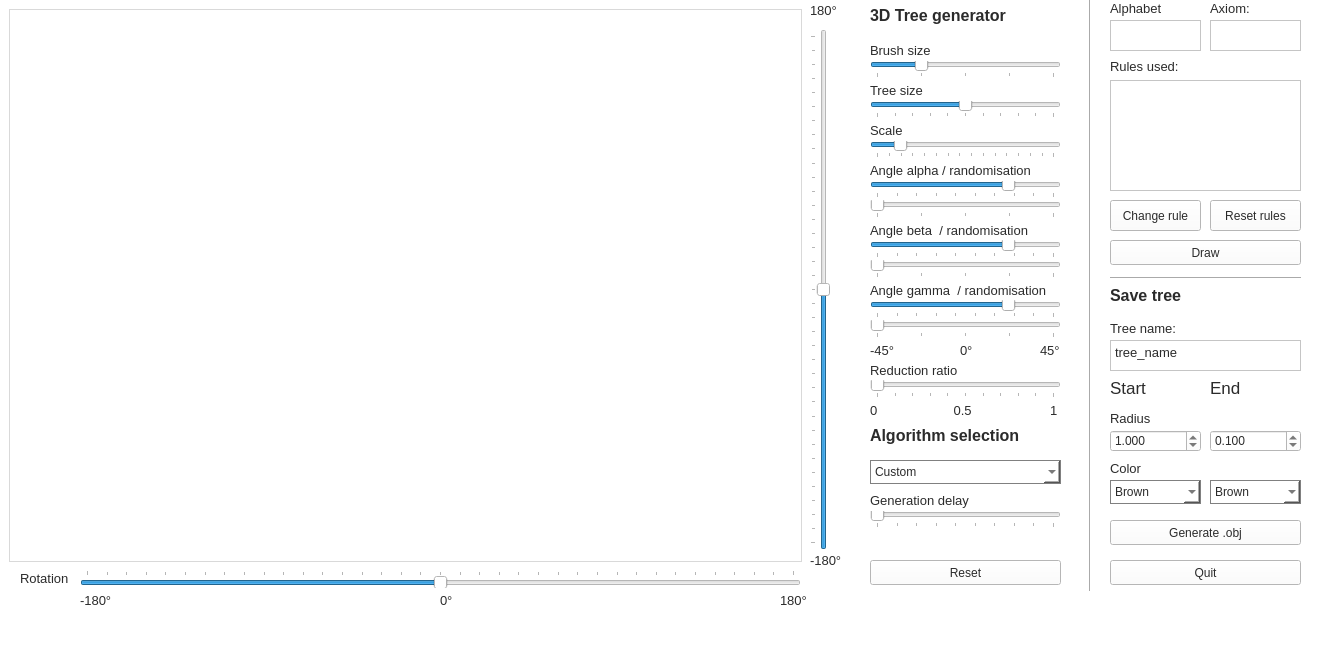
<?xml version="1.0" encoding="UTF-8"?>
<ui version="4.0">
 <class>MainWindow</class>
 <widget class="QMainWindow" name="MainWindow">
  <property name="geometry">
   <rect>
    <x>0</x>
    <y>0</y>
    <width>1334</width>
    <height>646</height>
   </rect>
  </property>
  <property name="windowTitle">
   <string>MainWindow</string>
  </property>
  <property name="autoFillBackground">
   <bool>false</bool>
  </property>
  <property name="styleSheet">
   <string notr="true">background-color: rgb(255, 255, 255);
color: rgb(43, 43, 43);</string>
  </property>
  <widget class="QWidget" name="centralwidget">
   <widget class="QPushButton" name="quitButton">
    <property name="geometry">
     <rect>
      <x>1110</x>
      <y>560</y>
      <width>191</width>
      <height>25</height>
     </rect>
    </property>
    <property name="styleSheet">
     <string notr="true">QPushButton{border: 1px solid grey;}
QPushButton::pressed{border: 1px solid blue;color: blue;};
</string>
    </property>
    <property name="text">
     <string>Quit</string>
    </property>
   </widget>
   <widget class="QWidget" name="verticalLayoutWidget">
    <property name="geometry">
     <rect>
      <x>10</x>
      <y>10</y>
      <width>791</width>
      <height>551</height>
     </rect>
    </property>
    <layout class="QVBoxLayout" name="main_Layout"/>
   </widget>
   <widget class="QLabel" name="Partie_Algo">
    <property name="geometry">
     <rect>
      <x>870</x>
      <y>420</y>
      <width>181</width>
      <height>31</height>
     </rect>
    </property>
    <property name="font">
     <font>
      <pointsize>12</pointsize>
      <weight>75</weight>
      <bold>true</bold>
     </font>
    </property>
    <property name="text">
     <string>Algorithm selection</string>
    </property>
   </widget>
   <widget class="QPushButton" name="searchButton">
    <property name="geometry">
     <rect>
      <x>1110</x>
      <y>240</y>
      <width>191</width>
      <height>25</height>
     </rect>
    </property>
    <property name="styleSheet">
     <string notr="true">QPushButton{border: 1px solid grey;}
QPushButton::pressed{border: 1px solid blue;color: blue;};
</string>
    </property>
    <property name="text">
     <string>Draw</string>
    </property>
    <property name="flat">
     <bool>false</bool>
    </property>
   </widget>
   <widget class="QComboBox" name="Algo_select">
    <property name="geometry">
     <rect>
      <x>870</x>
      <y>460</y>
      <width>191</width>
      <height>24</height>
     </rect>
    </property>
    <property name="styleSheet">
     <string notr="true">border: 1px solid grey;</string>
    </property>
    <item>
     <property name="text">
      <string>Custom</string>
     </property>
    </item>
    <item>
     <property name="text">
      <string>Binary tree</string>
     </property>
    </item>
    <item>
     <property name="text">
      <string>Fractal stick</string>
     </property>
    </item>
    <item>
     <property name="text">
      <string>Fractal plant</string>
     </property>
    </item>
    <item>
     <property name="text">
      <string>Fractal symétrique</string>
     </property>
    </item>
    <item>
     <property name="text">
      <string>Buisson</string>
     </property>
    </item>
    <item>
     <property name="text">
      <string>Feuille</string>
     </property>
    </item>
    <item>
     <property name="text">
      <string>Sapin</string>
     </property>
    </item>
    <item>
     <property name="text">
      <string>Dragon</string>
     </property>
    </item>
    <item>
     <property name="text">
      <string>Complexe</string>
     </property>
    </item>
    <item>
     <property name="text">
      <string>Persil</string>
     </property>
    </item>
    <item>
     <property name="text">
      <string>Arbre 3D</string>
     </property>
    </item>
    <item>
     <property name="text">
      <string>Arbre 3D 2</string>
     </property>
    </item>
   </widget>
   <widget class="QLabel" name="Partie_Env">
    <property name="geometry">
     <rect>
      <x>870</x>
      <y>0</y>
      <width>201</width>
      <height>31</height>
     </rect>
    </property>
    <property name="font">
     <font>
      <pointsize>12</pointsize>
      <weight>75</weight>
      <bold>true</bold>
     </font>
    </property>
    <property name="text">
     <string>3D Tree generator</string>
    </property>
   </widget>
   <widget class="QSlider" name="speedSlider">
    <property name="enabled">
     <bool>true</bool>
    </property>
    <property name="geometry">
     <rect>
      <x>870</x>
      <y>510</y>
      <width>191</width>
      <height>18</height>
     </rect>
    </property>
    <property name="minimum">
     <number>1</number>
    </property>
    <property name="maximum">
     <number>10</number>
    </property>
    <property name="orientation">
     <enum>Qt::Horizontal</enum>
    </property>
    <property name="tickPosition">
     <enum>QSlider::TicksBelow</enum>
    </property>
    <property name="tickInterval">
     <number>1</number>
    </property>
   </widget>
   <widget class="QLabel" name="Partie_Algo_2">
    <property name="enabled">
     <bool>false</bool>
    </property>
    <property name="geometry">
     <rect>
      <x>870</x>
      <y>490</y>
      <width>121</width>
      <height>21</height>
     </rect>
    </property>
    <property name="font">
     <font>
      <pointsize>10</pointsize>
     </font>
    </property>
    <property name="text">
     <string>Generation delay</string>
    </property>
   </widget>
   <widget class="QSlider" name="brush_Size_Slider">
    <property name="geometry">
     <rect>
      <x>870</x>
      <y>60</y>
      <width>191</width>
      <height>18</height>
     </rect>
    </property>
    <property name="minimum">
     <number>1</number>
    </property>
    <property name="maximum">
     <number>5</number>
    </property>
    <property name="value">
     <number>2</number>
    </property>
    <property name="orientation">
     <enum>Qt::Horizontal</enum>
    </property>
    <property name="tickPosition">
     <enum>QSlider::TicksBelow</enum>
    </property>
    <property name="tickInterval">
     <number>1</number>
    </property>
   </widget>
   <widget class="QLabel" name="taillePinceauLabel">
    <property name="geometry">
     <rect>
      <x>870</x>
      <y>40</y>
      <width>121</width>
      <height>21</height>
     </rect>
    </property>
    <property name="font">
     <font>
      <pointsize>10</pointsize>
     </font>
    </property>
    <property name="text">
     <string>Brush size</string>
    </property>
   </widget>
   <widget class="QPushButton" name="resetButton">
    <property name="geometry">
     <rect>
      <x>870</x>
      <y>560</y>
      <width>191</width>
      <height>25</height>
     </rect>
    </property>
    <property name="styleSheet">
     <string notr="true">QPushButton{border: 1px solid grey;}
QPushButton::pressed{border: 1px solid blue;color: blue;};
</string>
    </property>
    <property name="text">
     <string>Reset</string>
    </property>
   </widget>
   <widget class="QFrame" name="verticalFrame_2">
    <property name="geometry">
     <rect>
      <x>9</x>
      <y>9</y>
      <width>793</width>
      <height>553</height>
     </rect>
    </property>
    <property name="styleSheet">
     <string notr="true">background-color: rgb(217, 217, 217);
color: rgb(43, 43, 43);</string>
    </property>
    <layout class="QVBoxLayout" name="main_Layout_2"/>
   </widget>
   <widget class="QSlider" name="tree_Size_Slider">
    <property name="geometry">
     <rect>
      <x>870</x>
      <y>100</y>
      <width>191</width>
      <height>18</height>
     </rect>
    </property>
    <property name="minimum">
     <number>0</number>
    </property>
    <property name="maximum">
     <number>10</number>
    </property>
    <property name="value">
     <number>5</number>
    </property>
    <property name="orientation">
     <enum>Qt::Horizontal</enum>
    </property>
    <property name="tickPosition">
     <enum>QSlider::TicksBelow</enum>
    </property>
    <property name="tickInterval">
     <number>1</number>
    </property>
   </widget>
   <widget class="QLabel" name="taillePinceauLabel_2">
    <property name="geometry">
     <rect>
      <x>870</x>
      <y>80</y>
      <width>121</width>
      <height>21</height>
     </rect>
    </property>
    <property name="font">
     <font>
      <pointsize>10</pointsize>
     </font>
    </property>
    <property name="text">
     <string>Tree size</string>
    </property>
   </widget>
   <widget class="QSlider" name="segment_Size_Slider">
    <property name="geometry">
     <rect>
      <x>870</x>
      <y>140</y>
      <width>191</width>
      <height>18</height>
     </rect>
    </property>
    <property name="minimum">
     <number>1</number>
    </property>
    <property name="maximum">
     <number>300</number>
    </property>
    <property name="singleStep">
     <number>5</number>
    </property>
    <property name="pageStep">
     <number>5</number>
    </property>
    <property name="value">
     <number>40</number>
    </property>
    <property name="orientation">
     <enum>Qt::Horizontal</enum>
    </property>
    <property name="tickPosition">
     <enum>QSlider::TicksBelow</enum>
    </property>
    <property name="tickInterval">
     <number>20</number>
    </property>
   </widget>
   <widget class="QLabel" name="taillePinceauLabel_3">
    <property name="geometry">
     <rect>
      <x>870</x>
      <y>120</y>
      <width>121</width>
      <height>21</height>
     </rect>
    </property>
    <property name="font">
     <font>
      <pointsize>10</pointsize>
     </font>
    </property>
    <property name="text">
     <string>Scale</string>
    </property>
   </widget>
   <widget class="QSlider" name="alpha_Slider">
    <property name="geometry">
     <rect>
      <x>870</x>
      <y>180</y>
      <width>191</width>
      <height>18</height>
     </rect>
    </property>
    <property name="font">
     <font>
      <strikeout>false</strikeout>
      <kerning>false</kerning>
     </font>
    </property>
    <property name="minimum">
     <number>-45</number>
    </property>
    <property name="maximum">
     <number>45</number>
    </property>
    <property name="value">
     <number>22</number>
    </property>
    <property name="tracking">
     <bool>true</bool>
    </property>
    <property name="orientation">
     <enum>Qt::Horizontal</enum>
    </property>
    <property name="tickPosition">
     <enum>QSlider::TicksBelow</enum>
    </property>
    <property name="tickInterval">
     <number>10</number>
    </property>
   </widget>
   <widget class="QLabel" name="taillePinceauLabel_4">
    <property name="geometry">
     <rect>
      <x>870</x>
      <y>160</y>
      <width>181</width>
      <height>21</height>
     </rect>
    </property>
    <property name="font">
     <font>
      <pointsize>10</pointsize>
     </font>
    </property>
    <property name="text">
     <string>Angle alpha / randomisation</string>
    </property>
   </widget>
   <widget class="QLabel" name="taillePinceauLabel_9">
    <property name="geometry">
     <rect>
      <x>1050</x>
      <y>400</y>
      <width>21</width>
      <height>21</height>
     </rect>
    </property>
    <property name="font">
     <font>
      <pointsize>10</pointsize>
     </font>
    </property>
    <property name="text">
     <string>1</string>
    </property>
   </widget>
   <widget class="QLabel" name="taillePinceauLabel_10">
    <property name="geometry">
     <rect>
      <x>870</x>
      <y>360</y>
      <width>121</width>
      <height>21</height>
     </rect>
    </property>
    <property name="font">
     <font>
      <pointsize>10</pointsize>
     </font>
    </property>
    <property name="text">
     <string>Reduction ratio</string>
    </property>
   </widget>
   <widget class="QSlider" name="ratio_Slider">
    <property name="geometry">
     <rect>
      <x>870</x>
      <y>380</y>
      <width>191</width>
      <height>18</height>
     </rect>
    </property>
    <property name="font">
     <font>
      <strikeout>false</strikeout>
      <kerning>false</kerning>
     </font>
    </property>
    <property name="minimum">
     <number>0</number>
    </property>
    <property name="maximum">
     <number>20</number>
    </property>
    <property name="singleStep">
     <number>1</number>
    </property>
    <property name="pageStep">
     <number>10</number>
    </property>
    <property name="value">
     <number>0</number>
    </property>
    <property name="tracking">
     <bool>true</bool>
    </property>
    <property name="orientation">
     <enum>Qt::Horizontal</enum>
    </property>
    <property name="tickPosition">
     <enum>QSlider::TicksBelow</enum>
    </property>
    <property name="tickInterval">
     <number>2</number>
    </property>
   </widget>
   <widget class="QLabel" name="taillePinceauLabel_11">
    <property name="geometry">
     <rect>
      <x>870</x>
      <y>400</y>
      <width>31</width>
      <height>21</height>
     </rect>
    </property>
    <property name="font">
     <font>
      <pointsize>10</pointsize>
     </font>
    </property>
    <property name="text">
     <string>0</string>
    </property>
   </widget>
   <widget class="QLabel" name="taillePinceauLabel_12">
    <property name="geometry">
     <rect>
      <x>950</x>
      <y>400</y>
      <width>31</width>
      <height>21</height>
     </rect>
    </property>
    <property name="font">
     <font>
      <pointsize>10</pointsize>
     </font>
    </property>
    <property name="text">
     <string> 0.5</string>
    </property>
   </widget>
   <widget class="QLabel" name="taillePinceauLabel_8">
    <property name="geometry">
     <rect>
      <x>20</x>
      <y>570</y>
      <width>51</width>
      <height>16</height>
     </rect>
    </property>
    <property name="font">
     <font>
      <pointsize>10</pointsize>
     </font>
    </property>
    <property name="text">
     <string>Rotation</string>
    </property>
   </widget>
   <widget class="QSlider" name="rotation_Slider">
    <property name="geometry">
     <rect>
      <x>80</x>
      <y>570</y>
      <width>721</width>
      <height>18</height>
     </rect>
    </property>
    <property name="minimum">
     <number>-180</number>
    </property>
    <property name="maximum">
     <number>180</number>
    </property>
    <property name="value">
     <number>0</number>
    </property>
    <property name="orientation">
     <enum>Qt::Horizontal</enum>
    </property>
    <property name="tickPosition">
     <enum>QSlider::TicksAbove</enum>
    </property>
    <property name="tickInterval">
     <number>10</number>
    </property>
   </widget>
   <widget class="QLabel" name="taillePinceauLabel_13">
    <property name="geometry">
     <rect>
      <x>80</x>
      <y>590</y>
      <width>31</width>
      <height>21</height>
     </rect>
    </property>
    <property name="font">
     <font>
      <pointsize>10</pointsize>
     </font>
    </property>
    <property name="text">
     <string>-180°</string>
    </property>
   </widget>
   <widget class="QLabel" name="taillePinceauLabel_14">
    <property name="geometry">
     <rect>
      <x>780</x>
      <y>590</y>
      <width>31</width>
      <height>21</height>
     </rect>
    </property>
    <property name="font">
     <font>
      <pointsize>10</pointsize>
     </font>
    </property>
    <property name="text">
     <string>180°</string>
    </property>
   </widget>
   <widget class="QLabel" name="taillePinceauLabel_15">
    <property name="geometry">
     <rect>
      <x>440</x>
      <y>590</y>
      <width>31</width>
      <height>21</height>
     </rect>
    </property>
    <property name="font">
     <font>
      <pointsize>10</pointsize>
     </font>
    </property>
    <property name="text">
     <string>0°</string>
    </property>
   </widget>
   <widget class="QSlider" name="vertical_rotation_Slider">
    <property name="geometry">
     <rect>
      <x>810</x>
      <y>29</y>
      <width>20</width>
      <height>521</height>
     </rect>
    </property>
    <property name="minimum">
     <number>-180</number>
    </property>
    <property name="maximum">
     <number>180</number>
    </property>
    <property name="orientation">
     <enum>Qt::Vertical</enum>
    </property>
    <property name="tickPosition">
     <enum>QSlider::TicksAbove</enum>
    </property>
    <property name="tickInterval">
     <number>10</number>
    </property>
   </widget>
   <widget class="QLabel" name="taillePinceauLabel_16">
    <property name="geometry">
     <rect>
      <x>810</x>
      <y>0</y>
      <width>31</width>
      <height>21</height>
     </rect>
    </property>
    <property name="font">
     <font>
      <pointsize>10</pointsize>
     </font>
    </property>
    <property name="text">
     <string>180°</string>
    </property>
   </widget>
   <widget class="QLabel" name="taillePinceauLabel_17">
    <property name="geometry">
     <rect>
      <x>810</x>
      <y>550</y>
      <width>31</width>
      <height>21</height>
     </rect>
    </property>
    <property name="font">
     <font>
      <pointsize>10</pointsize>
     </font>
    </property>
    <property name="text">
     <string>-180°</string>
    </property>
   </widget>
   <widget class="QPushButton" name="generateButton">
    <property name="geometry">
     <rect>
      <x>1110</x>
      <y>520</y>
      <width>191</width>
      <height>25</height>
     </rect>
    </property>
    <property name="styleSheet">
     <string notr="true">QPushButton{border: 1px solid grey;}
QPushButton::pressed{border: 1px solid blue;color: blue;};
</string>
    </property>
    <property name="text">
     <string>Generate .obj</string>
    </property>
    <property name="flat">
     <bool>false</bool>
    </property>
   </widget>
   <widget class="QLabel" name="taillePinceauLabel_20">
    <property name="geometry">
     <rect>
      <x>870</x>
      <y>220</y>
      <width>171</width>
      <height>21</height>
     </rect>
    </property>
    <property name="font">
     <font>
      <pointsize>10</pointsize>
     </font>
    </property>
    <property name="text">
     <string>Angle beta  / randomisation</string>
    </property>
   </widget>
   <widget class="QSlider" name="beta_Slider">
    <property name="geometry">
     <rect>
      <x>870</x>
      <y>240</y>
      <width>191</width>
      <height>18</height>
     </rect>
    </property>
    <property name="font">
     <font>
      <strikeout>false</strikeout>
      <kerning>false</kerning>
     </font>
    </property>
    <property name="minimum">
     <number>-45</number>
    </property>
    <property name="maximum">
     <number>45</number>
    </property>
    <property name="value">
     <number>22</number>
    </property>
    <property name="tracking">
     <bool>true</bool>
    </property>
    <property name="orientation">
     <enum>Qt::Horizontal</enum>
    </property>
    <property name="tickPosition">
     <enum>QSlider::TicksBelow</enum>
    </property>
    <property name="tickInterval">
     <number>10</number>
    </property>
   </widget>
   <widget class="QLabel" name="taillePinceauLabel_22">
    <property name="geometry">
     <rect>
      <x>1040</x>
      <y>340</y>
      <width>31</width>
      <height>21</height>
     </rect>
    </property>
    <property name="font">
     <font>
      <pointsize>10</pointsize>
     </font>
    </property>
    <property name="text">
     <string>45°</string>
    </property>
   </widget>
   <widget class="QLabel" name="taillePinceauLabel_23">
    <property name="geometry">
     <rect>
      <x>870</x>
      <y>340</y>
      <width>31</width>
      <height>21</height>
     </rect>
    </property>
    <property name="font">
     <font>
      <pointsize>10</pointsize>
     </font>
    </property>
    <property name="text">
     <string>-45°</string>
    </property>
   </widget>
   <widget class="QLabel" name="taillePinceauLabel_24">
    <property name="geometry">
     <rect>
      <x>870</x>
      <y>280</y>
      <width>181</width>
      <height>21</height>
     </rect>
    </property>
    <property name="font">
     <font>
      <pointsize>10</pointsize>
     </font>
    </property>
    <property name="text">
     <string>Angle gamma  / randomisation</string>
    </property>
   </widget>
   <widget class="QSlider" name="gamma_Slider">
    <property name="geometry">
     <rect>
      <x>870</x>
      <y>300</y>
      <width>191</width>
      <height>18</height>
     </rect>
    </property>
    <property name="font">
     <font>
      <strikeout>false</strikeout>
      <kerning>false</kerning>
     </font>
    </property>
    <property name="minimum">
     <number>-45</number>
    </property>
    <property name="maximum">
     <number>45</number>
    </property>
    <property name="pageStep">
     <number>10</number>
    </property>
    <property name="value">
     <number>22</number>
    </property>
    <property name="tracking">
     <bool>true</bool>
    </property>
    <property name="orientation">
     <enum>Qt::Horizontal</enum>
    </property>
    <property name="tickPosition">
     <enum>QSlider::TicksBelow</enum>
    </property>
    <property name="tickInterval">
     <number>10</number>
    </property>
   </widget>
   <widget class="QLabel" name="taillePinceauLabel_25">
    <property name="geometry">
     <rect>
      <x>960</x>
      <y>340</y>
      <width>21</width>
      <height>21</height>
     </rect>
    </property>
    <property name="font">
     <font>
      <pointsize>10</pointsize>
     </font>
    </property>
    <property name="text">
     <string>0°</string>
    </property>
   </widget>
   <widget class="QLabel" name="Partie_Algo_3">
    <property name="geometry">
     <rect>
      <x>1110</x>
      <y>280</y>
      <width>181</width>
      <height>31</height>
     </rect>
    </property>
    <property name="font">
     <font>
      <pointsize>12</pointsize>
      <weight>75</weight>
      <bold>true</bold>
     </font>
    </property>
    <property name="text">
     <string>Save tree</string>
    </property>
   </widget>
   <widget class="Line" name="line">
    <property name="geometry">
     <rect>
      <x>1080</x>
      <y>-50</y>
      <width>20</width>
      <height>641</height>
     </rect>
    </property>
    <property name="orientation">
     <enum>Qt::Vertical</enum>
    </property>
   </widget>
   <widget class="QLabel" name="Partie_Algo_4">
    <property name="enabled">
     <bool>false</bool>
    </property>
    <property name="geometry">
     <rect>
      <x>1110</x>
      <y>320</y>
      <width>121</width>
      <height>16</height>
     </rect>
    </property>
    <property name="font">
     <font>
      <pointsize>10</pointsize>
     </font>
    </property>
    <property name="text">
     <string>Tree name:</string>
    </property>
   </widget>
   <widget class="QTextEdit" name="nameTextEdit">
    <property name="geometry">
     <rect>
      <x>1110</x>
      <y>340</y>
      <width>191</width>
      <height>31</height>
     </rect>
    </property>
    <property name="html">
     <string>&lt;!DOCTYPE HTML PUBLIC &quot;-//W3C//DTD HTML 4.0//EN&quot; &quot;http://www.w3.org/TR/REC-html40/strict.dtd&quot;&gt;
&lt;html&gt;&lt;head&gt;&lt;meta name=&quot;qrichtext&quot; content=&quot;1&quot; /&gt;&lt;style type=&quot;text/css&quot;&gt;
p, li { white-space: pre-wrap; }
&lt;/style&gt;&lt;/head&gt;&lt;body style=&quot; font-family:'MS Shell Dlg 2'; font-size:8.25pt; font-weight:400; font-style:normal;&quot;&gt;
&lt;p style=&quot; margin-top:0px; margin-bottom:0px; margin-left:0px; margin-right:0px; -qt-block-indent:0; text-indent:0px;&quot;&gt;&lt;span style=&quot; font-size:10pt;&quot;&gt;tree_name&lt;/span&gt;&lt;/p&gt;&lt;/body&gt;&lt;/html&gt;</string>
    </property>
   </widget>
   <widget class="Line" name="line_2">
    <property name="geometry">
     <rect>
      <x>1110</x>
      <y>270</y>
      <width>191</width>
      <height>16</height>
     </rect>
    </property>
    <property name="orientation">
     <enum>Qt::Horizontal</enum>
    </property>
   </widget>
   <widget class="QSlider" name="alpha_random">
    <property name="geometry">
     <rect>
      <x>870</x>
      <y>200</y>
      <width>191</width>
      <height>18</height>
     </rect>
    </property>
    <property name="font">
     <font>
      <strikeout>false</strikeout>
      <kerning>false</kerning>
     </font>
    </property>
    <property name="minimum">
     <number>0</number>
    </property>
    <property name="maximum">
     <number>40</number>
    </property>
    <property name="singleStep">
     <number>1</number>
    </property>
    <property name="pageStep">
     <number>5</number>
    </property>
    <property name="value">
     <number>0</number>
    </property>
    <property name="tracking">
     <bool>true</bool>
    </property>
    <property name="orientation">
     <enum>Qt::Horizontal</enum>
    </property>
    <property name="tickPosition">
     <enum>QSlider::TicksBelow</enum>
    </property>
    <property name="tickInterval">
     <number>10</number>
    </property>
   </widget>
   <widget class="QSlider" name="beta_random">
    <property name="geometry">
     <rect>
      <x>870</x>
      <y>260</y>
      <width>191</width>
      <height>18</height>
     </rect>
    </property>
    <property name="font">
     <font>
      <strikeout>false</strikeout>
      <kerning>false</kerning>
     </font>
    </property>
    <property name="minimum">
     <number>0</number>
    </property>
    <property name="maximum">
     <number>40</number>
    </property>
    <property name="pageStep">
     <number>5</number>
    </property>
    <property name="value">
     <number>0</number>
    </property>
    <property name="tracking">
     <bool>true</bool>
    </property>
    <property name="orientation">
     <enum>Qt::Horizontal</enum>
    </property>
    <property name="tickPosition">
     <enum>QSlider::TicksBelow</enum>
    </property>
    <property name="tickInterval">
     <number>10</number>
    </property>
   </widget>
   <widget class="QSlider" name="gamma_random">
    <property name="geometry">
     <rect>
      <x>870</x>
      <y>320</y>
      <width>191</width>
      <height>18</height>
     </rect>
    </property>
    <property name="font">
     <font>
      <strikeout>false</strikeout>
      <kerning>false</kerning>
     </font>
    </property>
    <property name="minimum">
     <number>0</number>
    </property>
    <property name="maximum">
     <number>40</number>
    </property>
    <property name="pageStep">
     <number>5</number>
    </property>
    <property name="value">
     <number>0</number>
    </property>
    <property name="tracking">
     <bool>true</bool>
    </property>
    <property name="orientation">
     <enum>Qt::Horizontal</enum>
    </property>
    <property name="tickPosition">
     <enum>QSlider::TicksBelow</enum>
    </property>
    <property name="tickInterval">
     <number>10</number>
    </property>
   </widget>
   <widget class="QPlainTextEdit" name="ruleDescription">
    <property name="enabled">
     <bool>true</bool>
    </property>
    <property name="geometry">
     <rect>
      <x>1110</x>
      <y>80</y>
      <width>191</width>
      <height>111</height>
     </rect>
    </property>
    <property name="sizePolicy">
     <sizepolicy hsizetype="Expanding" vsizetype="Expanding">
      <horstretch>0</horstretch>
      <verstretch>0</verstretch>
     </sizepolicy>
    </property>
    <property name="readOnly">
     <bool>false</bool>
    </property>
   </widget>
   <widget class="QLabel" name="label">
    <property name="geometry">
     <rect>
      <x>1110</x>
      <y>56</y>
      <width>71</width>
      <height>20</height>
     </rect>
    </property>
    <property name="font">
     <font>
      <pointsize>10</pointsize>
     </font>
    </property>
    <property name="text">
     <string>Rules used:</string>
    </property>
   </widget>
   <widget class="QPlainTextEdit" name="alphabetDescription">
    <property name="geometry">
     <rect>
      <x>1110</x>
      <y>20</y>
      <width>91</width>
      <height>31</height>
     </rect>
    </property>
   </widget>
   <widget class="QPushButton" name="changeRule">
    <property name="geometry">
     <rect>
      <x>1110</x>
      <y>200</y>
      <width>91</width>
      <height>31</height>
     </rect>
    </property>
    <property name="styleSheet">
     <string notr="true">QPushButton{border: 1px solid grey;}
QPushButton::pressed{border: 1px solid blue;color: blue;};
</string>
    </property>
    <property name="text">
     <string>Change rule</string>
    </property>
   </widget>
   <widget class="QPushButton" name="resetRule">
    <property name="geometry">
     <rect>
      <x>1210</x>
      <y>200</y>
      <width>91</width>
      <height>31</height>
     </rect>
    </property>
    <property name="styleSheet">
     <string notr="true">QPushButton{border: 1px solid grey;}
QPushButton::pressed{border: 1px solid blue;color: blue;};
</string>
    </property>
    <property name="text">
     <string>Reset rules</string>
    </property>
   </widget>
   <widget class="QPlainTextEdit" name="axiomDescription">
    <property name="geometry">
     <rect>
      <x>1210</x>
      <y>20</y>
      <width>91</width>
      <height>31</height>
     </rect>
    </property>
   </widget>
   <widget class="QDoubleSpinBox" name="radiusSSpinBox">
    <property name="geometry">
     <rect>
      <x>1110</x>
      <y>430</y>
      <width>91</width>
      <height>22</height>
     </rect>
    </property>
    <property name="decimals">
     <number>3</number>
    </property>
    <property name="singleStep">
     <double>0.100000000000000</double>
    </property>
    <property name="value">
     <double>1.000000000000000</double>
    </property>
   </widget>
   <widget class="QDoubleSpinBox" name="radiusESpinBox">
    <property name="geometry">
     <rect>
      <x>1210</x>
      <y>430</y>
      <width>91</width>
      <height>22</height>
     </rect>
    </property>
    <property name="decimals">
     <number>3</number>
    </property>
    <property name="singleStep">
     <double>0.100000000000000</double>
    </property>
    <property name="value">
     <double>0.100000000000000</double>
    </property>
   </widget>
   <widget class="QLabel" name="Partie_Algo_5">
    <property name="enabled">
     <bool>false</bool>
    </property>
    <property name="geometry">
     <rect>
      <x>1110</x>
      <y>380</y>
      <width>41</width>
      <height>16</height>
     </rect>
    </property>
    <property name="font">
     <font>
      <pointsize>13</pointsize>
     </font>
    </property>
    <property name="text">
     <string>Start</string>
    </property>
   </widget>
   <widget class="QLabel" name="Partie_Algo_7">
    <property name="enabled">
     <bool>false</bool>
    </property>
    <property name="geometry">
     <rect>
      <x>1110</x>
      <y>0</y>
      <width>51</width>
      <height>16</height>
     </rect>
    </property>
    <property name="font">
     <font>
      <pointsize>10</pointsize>
     </font>
    </property>
    <property name="text">
     <string>Alphabet :</string>
    </property>
   </widget>
   <widget class="QLabel" name="Partie_Algo_8">
    <property name="enabled">
     <bool>false</bool>
    </property>
    <property name="geometry">
     <rect>
      <x>1210</x>
      <y>0</y>
      <width>41</width>
      <height>16</height>
     </rect>
    </property>
    <property name="font">
     <font>
      <pointsize>10</pointsize>
     </font>
    </property>
    <property name="text">
     <string>Axiom:</string>
    </property>
   </widget>
   <widget class="QComboBox" name="Start_color_select">
    <property name="geometry">
     <rect>
      <x>1110</x>
      <y>480</y>
      <width>91</width>
      <height>24</height>
     </rect>
    </property>
    <property name="styleSheet">
     <string notr="true">border: 1px solid grey;</string>
    </property>
    <item>
     <property name="text">
      <string>Brown</string>
     </property>
    </item>
    <item>
     <property name="text">
      <string>Green</string>
     </property>
    </item>
    <item>
     <property name="text">
      <string>khaki green</string>
     </property>
    </item>
    <item>
     <property name="text">
      <string>cyan</string>
     </property>
    </item>
    <item>
     <property name="text">
      <string>purple</string>
     </property>
    </item>
    <item>
     <property name="text">
      <string>White</string>
     </property>
    </item>
    <item>
     <property name="text">
      <string>Black</string>
     </property>
    </item>
   </widget>
   <widget class="QComboBox" name="End_color_select">
    <property name="geometry">
     <rect>
      <x>1210</x>
      <y>480</y>
      <width>91</width>
      <height>24</height>
     </rect>
    </property>
    <property name="styleSheet">
     <string notr="true">border: 1px solid grey;</string>
    </property>
    <property name="currentIndex">
     <number>0</number>
    </property>
    <item>
     <property name="text">
      <string>Brown</string>
     </property>
    </item>
    <item>
     <property name="text">
      <string>Green</string>
     </property>
    </item>
    <item>
     <property name="text">
      <string>khaki green</string>
     </property>
    </item>
    <item>
     <property name="text">
      <string>cyan</string>
     </property>
    </item>
    <item>
     <property name="text">
      <string>purple</string>
     </property>
    </item>
    <item>
     <property name="text">
      <string>White</string>
     </property>
    </item>
    <item>
     <property name="text">
      <string>Black</string>
     </property>
    </item>
   </widget>
   <widget class="QLabel" name="Partie_Algo_6">
    <property name="enabled">
     <bool>false</bool>
    </property>
    <property name="geometry">
     <rect>
      <x>1210</x>
      <y>380</y>
      <width>41</width>
      <height>16</height>
     </rect>
    </property>
    <property name="font">
     <font>
      <pointsize>13</pointsize>
     </font>
    </property>
    <property name="text">
     <string>End</string>
    </property>
   </widget>
   <widget class="QLabel" name="Partie_Algo_9">
    <property name="enabled">
     <bool>false</bool>
    </property>
    <property name="geometry">
     <rect>
      <x>1110</x>
      <y>410</y>
      <width>71</width>
      <height>16</height>
     </rect>
    </property>
    <property name="font">
     <font>
      <pointsize>10</pointsize>
     </font>
    </property>
    <property name="text">
     <string>Radius</string>
    </property>
   </widget>
   <widget class="QLabel" name="Partie_Algo_10">
    <property name="enabled">
     <bool>false</bool>
    </property>
    <property name="geometry">
     <rect>
      <x>1110</x>
      <y>460</y>
      <width>71</width>
      <height>16</height>
     </rect>
    </property>
    <property name="font">
     <font>
      <pointsize>10</pointsize>
     </font>
    </property>
    <property name="text">
     <string>Color</string>
    </property>
   </widget>
   <zorder>verticalFrame_2</zorder>
   <zorder>quitButton</zorder>
   <zorder>verticalLayoutWidget</zorder>
   <zorder>Partie_Algo</zorder>
   <zorder>searchButton</zorder>
   <zorder>Algo_select</zorder>
   <zorder>Partie_Env</zorder>
   <zorder>speedSlider</zorder>
   <zorder>Partie_Algo_2</zorder>
   <zorder>brush_Size_Slider</zorder>
   <zorder>taillePinceauLabel</zorder>
   <zorder>resetButton</zorder>
   <zorder>tree_Size_Slider</zorder>
   <zorder>taillePinceauLabel_2</zorder>
   <zorder>segment_Size_Slider</zorder>
   <zorder>taillePinceauLabel_3</zorder>
   <zorder>alpha_Slider</zorder>
   <zorder>taillePinceauLabel_4</zorder>
   <zorder>taillePinceauLabel_9</zorder>
   <zorder>taillePinceauLabel_10</zorder>
   <zorder>ratio_Slider</zorder>
   <zorder>taillePinceauLabel_11</zorder>
   <zorder>taillePinceauLabel_12</zorder>
   <zorder>taillePinceauLabel_8</zorder>
   <zorder>rotation_Slider</zorder>
   <zorder>taillePinceauLabel_13</zorder>
   <zorder>taillePinceauLabel_14</zorder>
   <zorder>taillePinceauLabel_15</zorder>
   <zorder>vertical_rotation_Slider</zorder>
   <zorder>taillePinceauLabel_16</zorder>
   <zorder>taillePinceauLabel_17</zorder>
   <zorder>generateButton</zorder>
   <zorder>taillePinceauLabel_20</zorder>
   <zorder>beta_Slider</zorder>
   <zorder>taillePinceauLabel_22</zorder>
   <zorder>taillePinceauLabel_23</zorder>
   <zorder>taillePinceauLabel_24</zorder>
   <zorder>gamma_Slider</zorder>
   <zorder>taillePinceauLabel_25</zorder>
   <zorder>Partie_Algo_3</zorder>
   <zorder>line</zorder>
   <zorder>Partie_Algo_4</zorder>
   <zorder>nameTextEdit</zorder>
   <zorder>line_2</zorder>
   <zorder>alpha_random</zorder>
   <zorder>beta_random</zorder>
   <zorder>gamma_random</zorder>
   <zorder>ruleDescription</zorder>
   <zorder>label</zorder>
   <zorder>alphabetDescription</zorder>
   <zorder>changeRule</zorder>
   <zorder>resetRule</zorder>
   <zorder>axiomDescription</zorder>
   <zorder>radiusSSpinBox</zorder>
   <zorder>radiusESpinBox</zorder>
   <zorder>Partie_Algo_5</zorder>
   <zorder>Partie_Algo_7</zorder>
   <zorder>Partie_Algo_8</zorder>
   <zorder>Start_color_select</zorder>
   <zorder>End_color_select</zorder>
   <zorder>Partie_Algo_6</zorder>
   <zorder>Partie_Algo_9</zorder>
   <zorder>Partie_Algo_10</zorder>
  </widget>
  <widget class="QMenuBar" name="menubar">
   <property name="geometry">
    <rect>
     <x>0</x>
     <y>0</y>
     <width>1334</width>
     <height>20</height>
    </rect>
   </property>
  </widget>
  <widget class="QStatusBar" name="statusbar"/>
 </widget>
 <resources/>
 <connections>
  <connection>
   <sender>quitButton</sender>
   <signal>clicked()</signal>
   <receiver>MainWindow</receiver>
   <slot>close()</slot>
   <hints>
    <hint type="sourcelabel">
     <x>837</x>
     <y>530</y>
    </hint>
    <hint type="destinationlabel">
     <x>799</x>
     <y>482</y>
    </hint>
   </hints>
  </connection>
 </connections>
</ui>
